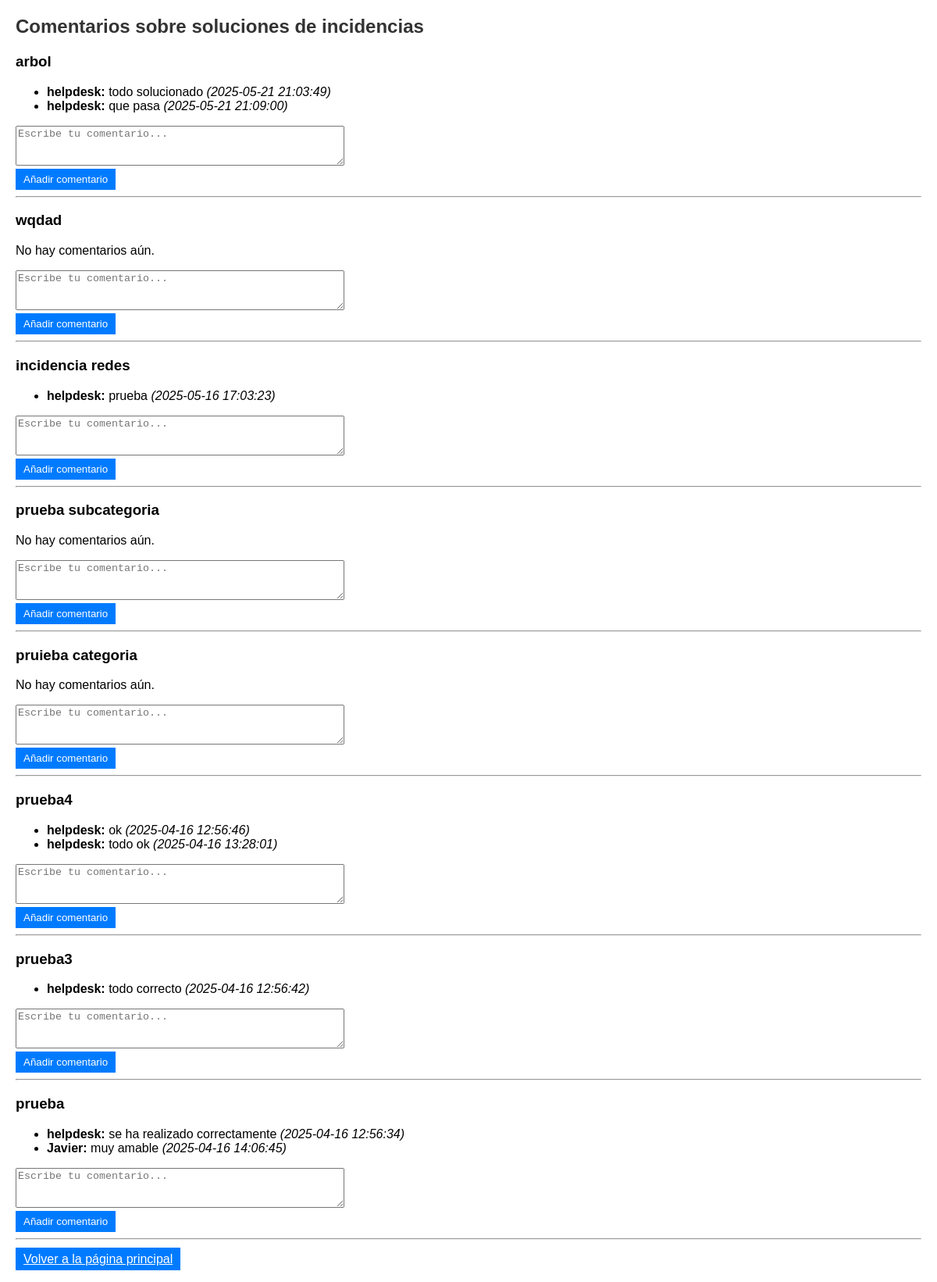
Screenshot of /comentario.php (signed in) with the database file from the repository.
### tables this page shows
CREATE TABLE `historialIncidencia` (
  `id` int NOT NULL,
  `Título` varchar(150) NOT NULL,
  `Descripción` text NOT NULL,
  `Prioridad` enum('baja','media','alta') NOT NULL,
  `FechaCreación` datetime NOT NULL,
  `IdUsuario` int NOT NULL,
  `NombreUsuario` varchar(100) NOT NULL,
  `FechaCierre` datetime DEFAULT CURRENT_TIMESTAMP,
  `Categoria` varchar(100) DEFAULT 'otros',
  `Subcategoria` varchar(100) DEFAULT 'general'
);

CREATE TABLE `comentarios` (
  `id` int NOT NULL,
  `IdHistorial` int NOT NULL,
  `NombreUsuario` varchar(100) NOT NULL,
  `Comentario` text NOT NULL,
  `FechaComentario` datetime DEFAULT CURRENT_TIMESTAMP
);

### comentario.php (the view, shortened to what this page needs)
<?php
require 'db.php';
?>
<!DOCTYPE html>
<html>
<head>
    <link rel="stylesheet" href="estilos.css">
</head>
<body>
    <h2>Comentarios sobre soluciones de incidencias</h2>
    <?php
    $sql = "SELECT id, Título FROM historialIncidencia ORDER BY FechaCierre DESC";
    $result = $conn->query($sql);
    while ($fila = $result->fetch_assoc()) {
        echo "<h3>" . htmlspecialchars($fila['Título']) . "</h3>";
        $sqlComentarios = "SELECT NombreUsuario, Comentario, FechaComentario FROM comentarios WHERE IdHistorial = ?";
        $stmt = $conn->prepare($sqlComentarios);
        $stmt->bind_param("i", $fila['id']);
        $stmt->execute();
        $comentarios = $stmt->get_result();
        if ($comentarios->num_rows > 0) {
            echo "<ul>";
            while ($c = $comentarios->fetch_assoc()) {
                echo "<li><strong>" . htmlspecialchars($c['NombreUsuario']) . ":</strong> " .
                     htmlspecialchars($c['Comentario']) . " <em>(" . $c['FechaComentario'] . ")</em></li>";
            }
            echo "</ul>";
        } else {
            echo "<p>No hay comentarios aún.</p>";
        }
        echo '
        <form action="comentarioNuevo.php" method="POST">
            <input type="hidden" name="IdHistorial" value="' . $fila['id'] . '">
            <textarea name="Comentario" rows="3" cols="50" placeholder="Escribe tu comentario..." required></textarea><br>
            <input type="submit" value="Añadir comentario" class="btn">
        </form><hr>';
    }
    ?>
    <p><a href="panel.php" class="btn">Volver a la página principal</a></p>
</body>
</html>

### estilos.css (style rules this page uses)
body { font-family: Arial, sans-serif; margin: 20px; }
h2 { color: #333; }
.btn { padding: 6px 10px; background-color: #007BFF; color: white; border: none; cursor: pointer; }

### rows the page displays
historialincidencia: Título "arbol"
comentarios: NombreUsuario "helpdesk", Comentario "todo solucionado", FechaComentario "2025-05-21 21:03:49"
comentarios: NombreUsuario "helpdesk", Comentario "que pasa", FechaComentario "2025-05-21 21:09:00"
historialincidencia: Título "wqdad", shows "No hay comentarios aún."
historialincidencia: Título "incidencia redes"
comentarios: NombreUsuario "helpdesk", Comentario "prueba", FechaComentario "2025-05-16 17:03:23"
historialincidencia: Título "prueba subcategoria", shows "No hay comentarios aún."
historialincidencia: Título "pruieba categoria", shows "No hay comentarios aún."
historialincidencia: Título "prueba4"
comentarios: NombreUsuario "helpdesk", Comentario "ok", FechaComentario "2025-04-16 12:56:46"
comentarios: NombreUsuario "helpdesk", Comentario "todo ok", FechaComentario "2025-04-16 13:28:01"
historialincidencia: Título "prueba3"
comentarios: NombreUsuario "helpdesk", Comentario "todo correcto", FechaComentario "2025-04-16 12:56:42"
historialincidencia: Título "prueba"
comentarios: NombreUsuario "helpdesk", Comentario "se ha realizado correctamente", FechaComentario "2025-04-16 12:56:34"
comentarios: NombreUsuario "Javier", Comentario "muy amable", FechaComentario "2025-04-16 14:06:45"
